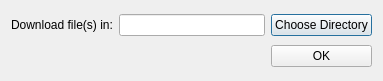
<?xml version="1.0" encoding="UTF-8"?>
<ui version="4.0">
 <class>SetDir_GUI</class>
 <widget class="QDialog" name="SetDir_GUI">
  <property name="geometry">
   <rect>
    <x>0</x>
    <y>0</y>
    <width>383</width>
    <height>81</height>
   </rect>
  </property>
  <property name="sizePolicy">
   <sizepolicy hsizetype="Fixed" vsizetype="Fixed">
    <horstretch>0</horstretch>
    <verstretch>0</verstretch>
   </sizepolicy>
  </property>
  <property name="windowTitle">
   <string>Set Directory</string>
  </property>
  <layout class="QGridLayout" name="gridLayout">
   <item row="0" column="0">
    <widget class="QLabel" name="label">
     <property name="text">
      <string>Download file(s) in:</string>
     </property>
    </widget>
   </item>
   <item row="0" column="1">
    <widget class="QLineEdit" name="lineEdit"/>
   </item>
   <item row="0" column="2">
    <widget class="QPushButton" name="pushButton">
     <property name="text">
      <string>Choose Directory</string>
     </property>
    </widget>
   </item>
   <item row="1" column="2">
    <widget class="QPushButton" name="pushButton_3">
     <property name="text">
      <string>OK</string>
     </property>
    </widget>
   </item>
  </layout>
 </widget>
 <resources/>
 <connections/>
</ui>
